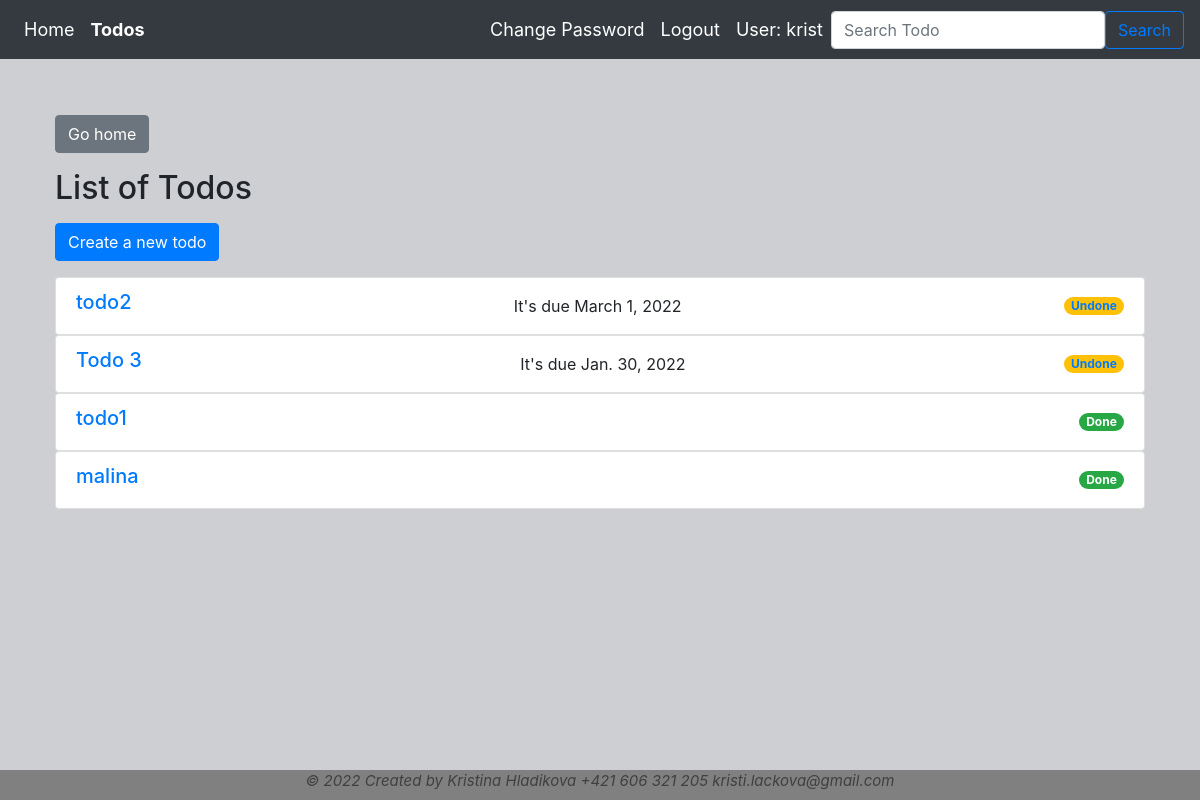
Screenshot of /todos/ (signed in) with the database file from the repository.
### todo_manager_app/models.py (models this page shows, shortened)
class Todo(models.Model):
    name = models.CharField(max_length=100)
    description = models.TextField(blank=True, default='')
    due_date = models.DateField()
    status_done = models.BooleanField(null=True, default=False)
    attachment = models.FileField(upload_to=user_directory_path, blank=True, null=True)
    user = models.ForeignKey(User, null=True, on_delete=models.CASCADE)

### todo_manager_app/views.py (the view)
# urls.py: path("todos/", todo_list, name="todos"),
@login_required(login_url='login')
def todo_list(request):
    todo_list_undone = Todo.objects.filter(user=request.user, status_done=False)
    todo_list_done = Todo.objects.filter(user=request.user, status_done=True)
    context = {
        'todo_list_undone': todo_list_undone,
        'todo_list_done': todo_list_done,
    }
    return render(request, 'todos.html', context=context)

### todo_manager_app/templates/todos.html (shortened to what this page needs)
{% extends 'base.html' %}
{% block body %}
<div class="container mt-3">
    <a href="/" class="btn btn-secondary">Go home</a>
    <p>
      <h2>List of Todos</h2>
    </p>
    <p>
      <a class="btn btn-primary" href="/create_todo">Create a new todo</a>
    </p>
 {% for todo in todo_list_undone %}
  <ul class="list-group">
    <li class="list-group-item d-flex justify-content-between align-items-center">
      <a href="/todos/{{ todo.id }}"><h5>{{ todo.name }}</h5></a>
      It's due {{ todo.due_date }}
      <span class="badge badge-warning badge-pill"><a href="/todos/{{ todo.id }}/update_todo">Undone</a></span>
  </ul>
 {% endfor %}
 {% for todo in todo_list_done %}
  <ul class="list-group">
    <li class="list-group-item d-flex justify-content-between align-items-center">
      <a href="/todos/{{ todo.id }}"><h5>{{ todo.name }}</h5></a>
      <span class="badge badge-success badge-pill">Done</span>
  </ul>
 {% endfor %}
</div>
{% endblock body %}

### todo_manager_app/templates/base.html (shortened to what this page needs)
{% load static %}
<!DOCTYPE html>
<html lang="cs">
<head>
    <link rel="stylesheet" href="https://stackpath.bootstrapcdn.com/bootstrap/4.3.1/css/bootstrap.min.css">
</head>
<body style="background-color:#cdcfd3;">
    <nav class="navbar navbar-expand-lg bg-dark" >
    <div class="collapse navbar-collapse" id="navbarSupportedContent">
        <ul class="navbar-nav mr-auto">
            <li class="nav-item {% if request.resolver_match.url_name == 'homepage' %}active{% endif %}">
                <a class="nav-link" href="{% url 'homepage' %}" style="">Home <span class="sr-only">(current)</span></a>
            </li>
            <li class="nav-item">
                <a class="nav-link {% if request.resolver_match.url_name == 'todos' %}active{% endif %}" href="{% url 'todos' %}">Todos <span class="sr-only">(current)</span></a>
            </li>
        </ul>
        {% if user.is_authenticated %}
        <ul class="navbar-nav justify-content-end">
            <li class="nav-item">
                <a class="nav-link {% if request.resolver_match.url_name == 'change_password' %}active{% endif %}" href="{% url 'change_password' %}">Change Password<span class="sr-only">(current)</span></a>
            </li>
            <li class="nav-item">
                <a class="nav-link {% if request.resolver_match.url_name == 'logout' %}active{% endif %}" href="{% url 'logout' %}">Logout<span class="sr-only">(current)</span></a>
            </li>
            <li class="nav-link" >
                User: {{user.username}}
            </li>
        </ul>
           <form class="form-inline my-2 my-lg-0" method=POST action="{% url 'search_todo' %}">
               <input class="form-control me-2" type="search" aria-label="Search" placeholder='Search Todo' name='searched'>
               <button class="btn btn-outline-primary" type="submit">Search</button>
           </form>
        {% else %}
            <a class="btn btn-outline-primary" href="{% url 'login' %}">Login</a> <br><br>
            <a class="btn btn-primary" style="margin-left: 15px;" href="{% url 'register' %}">Registration</a>
        {% endif %}
    </div>
    </nav>
<div style="margin:20px;padding:20px">{% block body %}{% endblock body %}</div>
</body>
<div class="footer">
    <p><i>© 2022 Created by Kristina Hladikova +421 606 321 205 kristi.lackova@gmail.com </i> </p>
</div>
</html>

### todo_manager_app/templates/base.html (style rules this page uses)
.active { font-weight: bold; }
.nav-link { color: white !important; font-size: 18px !important; }
.footer { font-size: 15px; position: fixed; left: 0; bottom: 0; width: 100%; height: 30px; background-color: grey; color: #413f3f; text-align: center; }

### rows the page displays
Todo: name "todo2", due_date "March 1, 2022"
Todo: name "Todo 3", due_date "Jan. 30, 2022"
Todo: name "todo1"
Todo: name "malina"

### other values shown
{{ user.username }} "krist"
